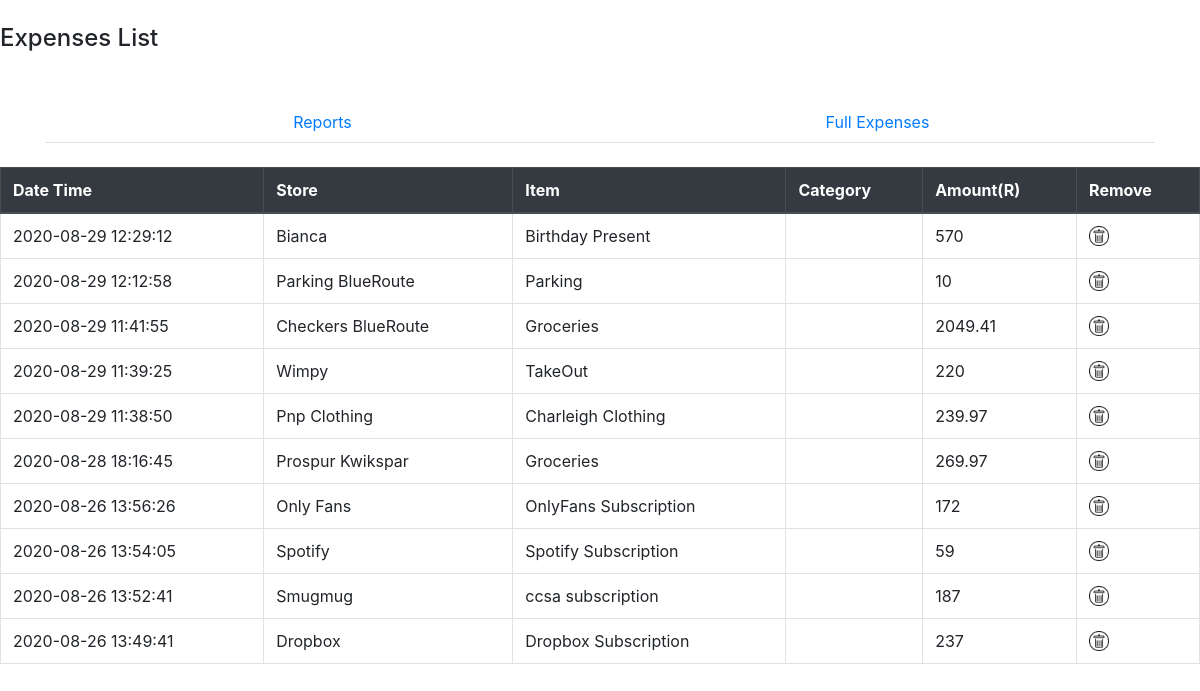
The page /expenseslist.php on the database its author committed.
### tables this page shows
CREATE TABLE `expense_form` (
  `id` int NOT NULL AUTO_INCREMENT,
  `storename` varchar(250) NOT NULL,
  `item` varchar(250) NOT NULL,
  `price` float NOT NULL,
  `txndate` datetime NOT NULL,
  PRIMARY KEY (`id`)
);

### expenseslist.php (the view, shortened to what this page needs)
<?php
include("dbtest.php");
?>
<main id="main">
    <br>
    <h4>Expenses List</h4>
    <div class="d-flex flex-column">
        <?php include("navexp.php"); ?> <br>
         <table class="table table-bordered">
            <thead class="thead-dark">
            <tr>
                <th>Date Time</th>
                <th>Store</th>
                <th>Item</th>
                <th>Category</th>
                <th>Amount(R)</th>
                <th>Remove</th>
            </tr>
            </thead>
            <tbody>
            <?php
            $query = "select * from expense_form order by id desc limit 10";
            $result_tasks = mysqli_query($conn, $query);
            while($row = mysqli_fetch_assoc($result_tasks)) { ?>
                <tr>
                    <td><?php echo $row['txndate']; ?></td>
                    <td><?php echo $row['storename']; ?></td>
                    <td><?php echo $row['item']; ?></td>
                    <td><?php echo $row['category']; ?></td>
                    <td><?php echo $row['price']; ?></td>
                    <td><a href="expensedelete.php?id=<?php echo $row['id']?>">
                            <img alt = "delete" src="assets/img/deleteme.png" width="20" height="20" ></td>
                </tr>
            <?php } ?>
            </tbody>
        </table>
</main>

### includes/bheader.php (shortened to what this page needs)
<!DOCTYPE html>
<html lang="en">
<head>
    <link rel="stylesheet" href="https://maxcdn.bootstrapcdn.com/bootstrap/4.5.2/css/bootstrap.min.css">
</head>
<body>

### navexp.php (shortened to what this page needs)
<?php
include("includes/bheader.php");
?>
<div class="container">
    <br>
    <ul class="nav nav-tabs nav-justified">
        <li class="nav-item">
            <a class="nav-link" href="Report.php">Reports</a>
        </li>
        <li class="nav-item">
            <a class="nav-link" href="expensesfull.php">Full Expenses</a>
        </li>
    </ul>
</div>
</body>
</html>

### rows shown on the page
expense_form: txndate "2020-08-29 12:29:12", storename "Bianca", item "Birthday Present", price "570"
expense_form: txndate "2020-08-29 12:12:58", storename "Parking BlueRoute", item "Parking", price "10"
expense_form: txndate "2020-08-29 11:41:55", storename "Checkers BlueRoute", item "Groceries", price "2049.41"
expense_form: txndate "2020-08-29 11:39:25", storename "Wimpy", item "TakeOut", price "220"
expense_form: txndate "2020-08-29 11:38:50", storename "Pnp Clothing", item "Charleigh Clothing", price "239.97"
expense_form: txndate "2020-08-28 18:16:45", storename "Prospur Kwikspar", item "Groceries", price "269.97"
expense_form: txndate "2020-08-26 13:56:26", storename "Only Fans", item "OnlyFans Subscription", price "172"
expense_form: txndate "2020-08-26 13:54:05", storename "Spotify", item "Spotify Subscription", price "59"
expense_form: txndate "2020-08-26 13:52:41", storename "Smugmug", item "ccsa subscription", price "187"
expense_form: txndate "2020-08-26 13:49:41", storename "Dropbox", item "Dropbox Subscription", price "237"
